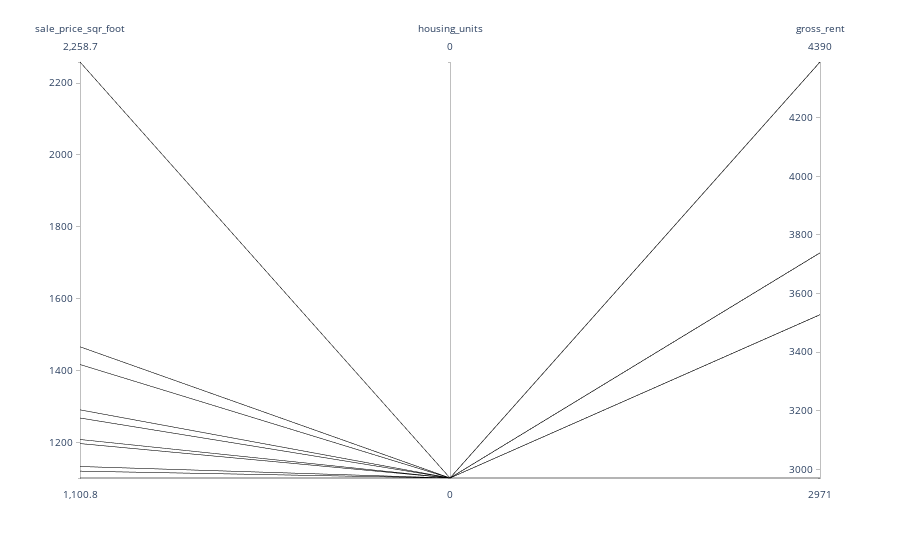

Source (notebook cell):
### Markdown cell above
## Parallel Coordinates and Parallel Categories Analysis

In this section, you will use plotly express to create parallel coordinates and parallel categories visualizations so that investors can interactively filter and explore various factors related to the sales price of the neighborhoods. 

Using the DataFrame of Average values per neighborhood (calculated above), create the following visualizations:
1. Create a Parallel Coordinates Plot
2. Create a Parallel Categories Plot

### Code cell
px.parallel_coordinates(top_ten_expensive_df[['sale_price_sqr_foot', 'housing_units', 'gross_rent']], color='housing_units')

### Figure 1 — Plotly figure (JSON) as saved in the notebook; plotly's stock layout.template omitted (floating-point values rounded to 4 significant figures)
{"data": [{"dimensions": [{"label": "sale_price_sqr_foot", "values": [2259.0, 1466.0, 1417.0, 1290.0, 1268.0, 1208.0, 1197.0, 1133.0, 1120.0, 1101.0]}, {"label": "housing_units", "values": [null, null, null, null, null, null, null, null, null, null]}, {"label": "gross_rent", "values": [3739, 4390, 4390, 2971, 3528, 4390, 4390, 3739, 3528, 3739]}], "domain": {"x": [0, 1], "y": [0, 1]}, "line": {"color": [null, null, null, null, null, null, null, null, null, null], "coloraxis": "coloraxis"}, "name": "", "type": "parcoords"}], "layout": {"autosize": true, "coloraxis": {"colorbar": {"title": {"text": "housing_units"}}, "colorscale": [[0, "#0d0887"], [0.1111, "#46039f"], [0.2222, "#7201a8"], [0.3333, "#9c179e"], [0.4444, "#bd3786"], [0.5556, "#d8576b"], [0.6667, "#ed7953"], [0.7778, "#fb9f3a"], [0.8889, "#fdca26"], [1, "#f0f921"]]}, "legend": {"tracegroupgap": 0}, "margin": {"t": 60}}}
